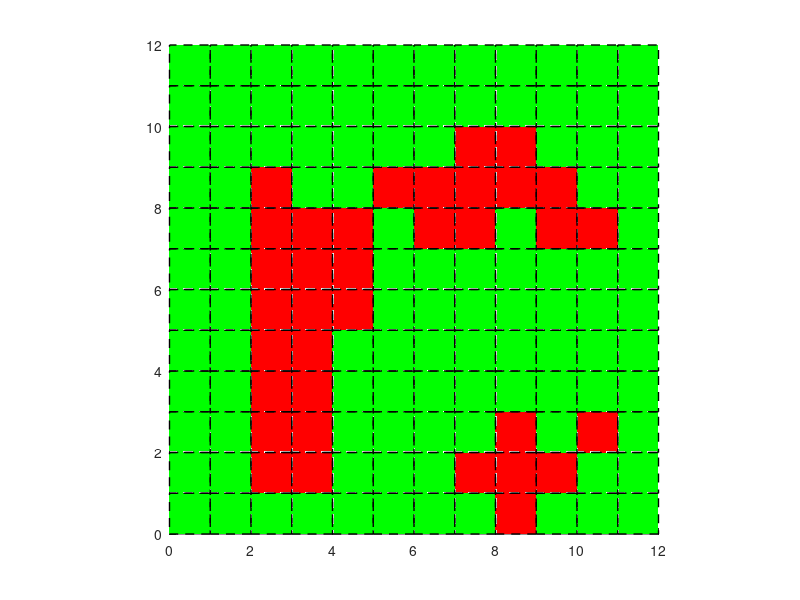

Here is the MATLAB script that generated this plot:
function v=reinforcment
%map=[1,1,1,1,1,1,1,1,1,1,1,1;1,1,1,1,1,1,1,1,1,1,1,1;1,1,1,1,1,1,1,1,1,1,1,1;1,1,1,1,1,1,1,1,1,1,1,1;1,1,1,1,1,1,1,1,1,1,1,1;1,1,1,1,1,1,1,1,1,1,1,1;1,1,1,1,1,1,1,1,1,1,1,1;1,1,1,1,1,1,1,1,1,1,1,1;1,1,1,1,1,1,1,1,1,1,1,1;1,1,1,1,1,1,1,1,1,1,1,1;1,1,1,1,1,1,1,1,1,1,1,1;1,1,1,1,1,1,1,1,1,1,1,1;]


%this martix contians robot map for routing on it
map=[1,1,1,1,1,1,1,1,1,1,1,1;1,1,1,1,1,1,1,1,1,1,1,1;1,1,1,1,1,1,1,0,0,1,1,1;1,1,0,1,1,0,0,0,0,0,1,1;1,1,0,0,0,1,0,0,1,0,0,1;1,1,0,0,0,1,1,1,1,1,1,1;1,1,0,0,0,1,1,1,1,1,1,1;1,1,0,0,1,1,1,1,1,1,1,1;1,1,0,0,1,1,1,1,1,1,1,1;1,1,0,0,1,1,1,1,0,1,0,1;1,1,0,0,1,1,1,0,0,0,1,1;1,1,1,1,1,1,1,1,0,1,1,1;]

%this part of code is for visualizing robot's map on screen 
for i=0:11
    for j=0:11
    if((map(12-i,j+1)==1))
        rectangle('Position',[j,i,1,1],...
        'Curvature',[0,0],...
        'LineWidth',1,...
        'FaceColor','green',...
        'LineStyle','--');
        daspect([1,1,1]);
    else
        rectangle('Position',[j,i,1,1],...
        'Curvature',[0,0],...
        'LineWidth',1,...
        'FaceColor','red',...
        'LineStyle','--');
        daspect([1,1,1]);
    end
    end
end
daspect([1,1,1])

%this part of code is for Defining Prerequisites  and neccesy
%matrixes for routing of robot



%P is  completly random Matrix that contains probablity valuses
%for tranfersing from A point to B point 
%probablities Define as follow:
%for any state (obstacle or not obstacle) we define probelities as the
%number of actions that an agent could take .
%so our probablities matrix will be N*L 
%N:number of states
%L:number of actions

end
